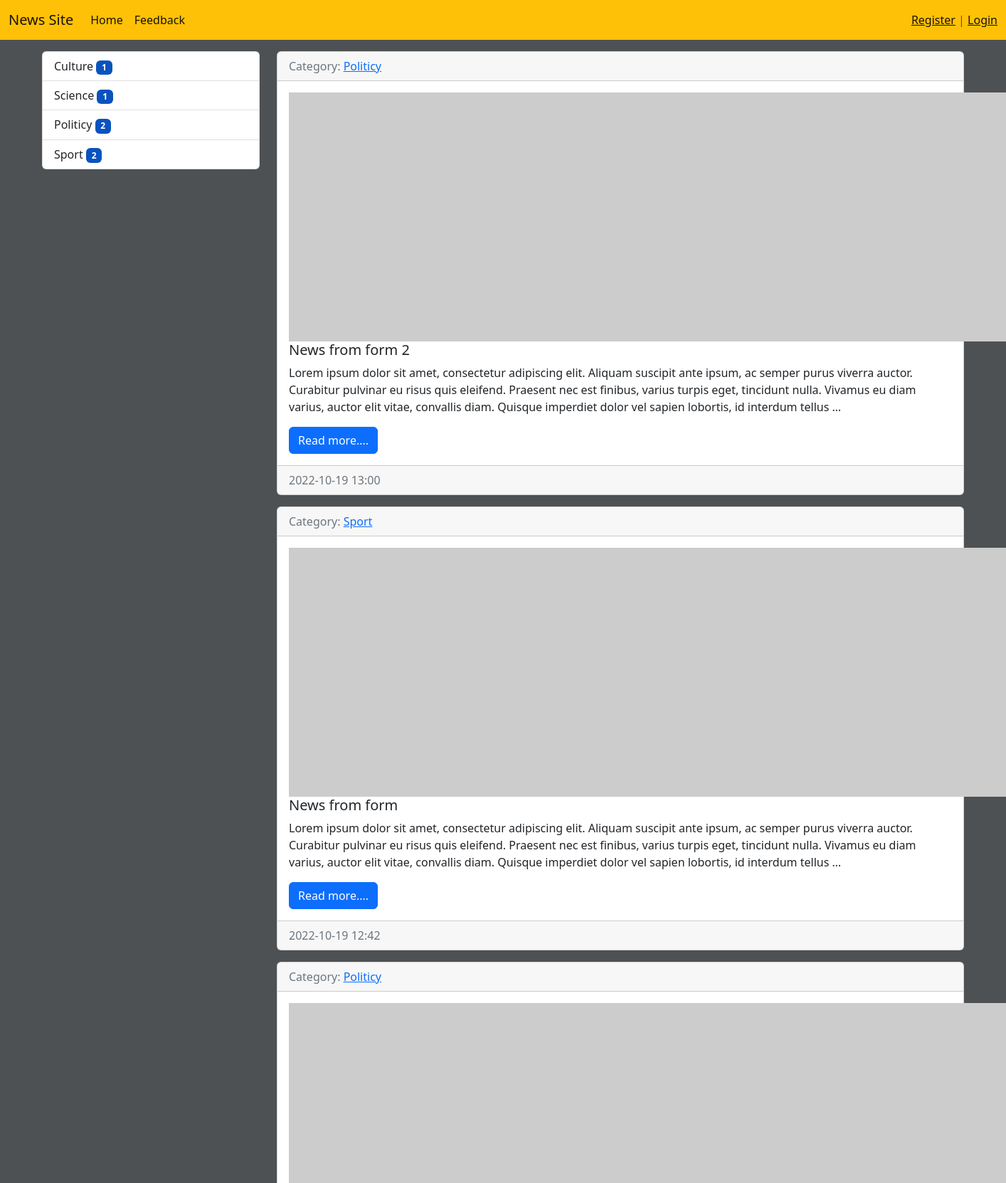
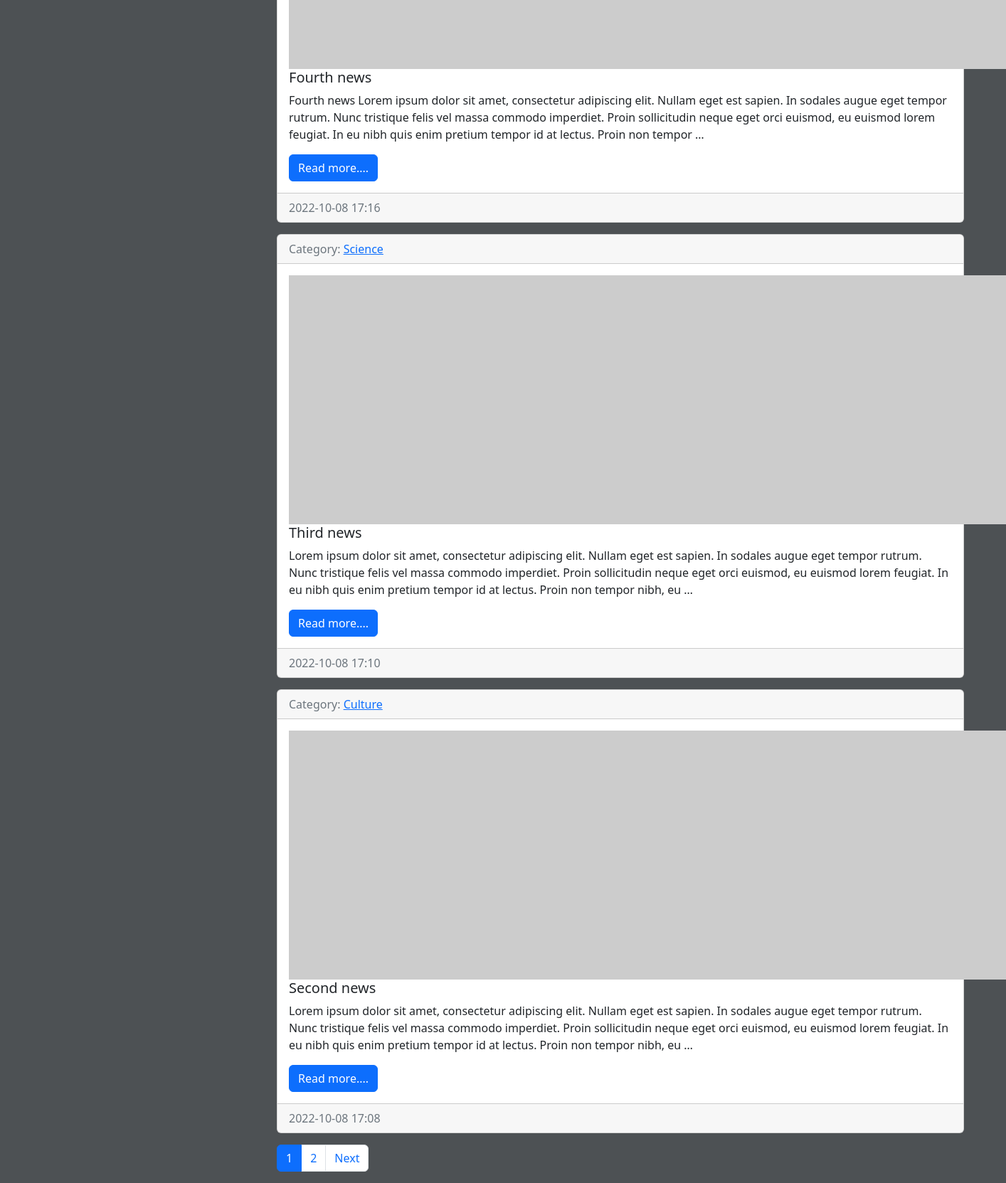
The page / on the database its author committed (2 pictures, top to bottom).
### news/models.py (models this page shows, shortened)
class Category(models.Model):
    title = models.CharField(max_length=150, db_index=True, verbose_name='Category name')
    def get_absolute_url(self):
        return reverse('category', kwargs={'category_id': self.pk})
    def __str__(self):
        return self.title
    class Meta:
        verbose_name = 'Category'
        verbose_name_plural = 'Categories'
        ordering = ['title']

class News(models.Model):
    title = models.CharField(max_length=150)
    content = models.TextField(blank=True)
    created_at = models.DateTimeField(auto_now_add=True)
    updated_at = models.DateTimeField(auto_now=True)
    photo = models.ImageField(upload_to='photos/%Y/%m/%d/', blank=True)
    is_published = models.BooleanField(default=True)
    category = models.ForeignKey('Category', on_delete=models.PROTECT, null=True)
    views = models.IntegerField(default=0)
    def get_absolute_url(self):
        return reverse('view_news', kwargs={'news_id': self.pk})
    class Meta:
        verbose_name = 'News'
        verbose_name_plural = 'News'
        ordering = ['-created_at']

### news/views.py (the view)
# urls.py: path('', HomeNews.as_view(), name='home'),
class HomeNews(ListView):
    paginate_by = 5
    model = News
    template_name = 'news/index.html'
    context_object_name = 'news'
    def get_context_data(self, *, object_list=None, **kwargs):
        context = super().get_context_data(**kwargs)
        context['title'] = 'News List'
        return context
    def get_queryset(self):
        return News.objects.filter(is_published=True).select_related('category')

### news/templatetags/news_tags.py (called while the page is built)
@register.inclusion_tag('news/list_categories.html')
def show_categories():
    categories = Category.objects.annotate(cnt=Count('news', filter=F('news__is_published'))).filter(cnt__gt=0)
    return {'categories': categories}

### news/templates/news/index.html (shortened to what this page needs)
{%extends 'base.html'%}
{%block sidebar%}
{% include 'inc/_sidebar.html'%}
{%endblock%}
{%block content%}
{% for i in news %}
<div class="card mb-3">
    <div class="card-header text-muted">
        Category: <a href="{{i.category.get_absolute_url}}">{{i.category}}</a>
    </div>
    <div class="card-body">
        <div class="media">
            {% if i.photo %}
            <img src="{{i.photo.url}}" alt="Ooooops" width="350" class="mr-3">
            {% else %}
            <img src="https://picsum.photos/id/1060/350/232?blur=2" class="mr-3">
            {% endif %}
            <div class="media-body">
                <h5 class="card-title">{{i.title}}</h5>
                <p class="card-text">{{i.content|safe|linebreaksbr|truncatewords:50}}</p>
                <a href="{{i.get_absolute_url}}" class="btn btn-primary">Read more....</a>
            </div>
        </div>
    </div>
    <div class="card-footer text-muted">
        {{i.created_at|date:"Y-m-d H:i"}}
    </div>
</div>
{% endfor %}
{%endblock%}

### news/templates/news/list_categories.html
<div class="list-group">
    {% for i in categories %}
    <a href="{{i.get_absolute_url}}" class="list-group-item list-group-item-action">
        {{i.title}}
        <span class="badge badge-warning" style="background-color: #0a53be !important;">{{i.cnt}}</span>
    </a>
    {% endfor %}
</div>

### study_site/static/css/style.css (style rules this page uses)
body { background-color: #4d5154; }

### rows shown on the page
Category: title "Culture", cnt "1"
Category: title "Science", cnt "1"
Category: title "Politicy", cnt "2"
Category: title "Sport", cnt "2"
News: category "Politicy", title "News from form 2", content "Lorem ipsum dolor sit amet, consectetur adipiscing elit. Aliquam suscipit ante ipsum, ac semper purus viverra auctor. Curabitur pulvinar eu risus quis eleifend. Praesent nec est finibus, varius turpis eget, tincidunt nulla. Vivamus eu diam varius, auctor elit vitae, convallis diam. Quisque imperdiet dolor vel sapien lobortis, id interdum tellus …", created_at "2022-10-19 13:00"
News: category "Sport", title "News from form", content "Lorem ipsum dolor sit amet, consectetur adipiscing elit. Aliquam suscipit ante ipsum, ac semper purus viverra auctor. Curabitur pulvinar eu risus quis eleifend. Praesent nec est finibus, varius turpis eget, tincidunt nulla. Vivamus eu diam varius, auctor elit vitae, convallis diam. Quisque imperdiet dolor vel sapien lobortis, id interdum tellus …", created_at "2022-10-19 12:42"
News: category "Politicy", title "Fourth news", content "Fourth news Lorem ipsum dolor sit amet, consectetur adipiscing elit. Nullam eget est sapien. In sodales augue eget tempor rutrum. Nunc tristique felis vel massa commodo imperdiet. Proin sollicitudin neque eget orci euismod, eu euismod lorem feugiat. In eu nibh quis enim pretium tempor id at lectus. Proin non tempor …", created_at "2022-10-08 17:16"
News: category "Science", title "Third news", content "Lorem ipsum dolor sit amet, consectetur adipiscing elit. Nullam eget est sapien. In sodales augue eget tempor rutrum. Nunc tristique felis vel massa commodo imperdiet. Proin sollicitudin neque eget orci euismod, eu euismod lorem feugiat. In eu nibh quis enim pretium tempor id at lectus. Proin non tempor nibh, eu …", created_at "2022-10-08 17:10"
News: category "Culture", title "Second news", content "Lorem ipsum dolor sit amet, consectetur adipiscing elit. Nullam eget est sapien. In sodales augue eget tempor rutrum. Nunc tristique felis vel massa commodo imperdiet. Proin sollicitudin neque eget orci euismod, eu euismod lorem feugiat. In eu nibh quis enim pretium tempor id at lectus. Proin non tempor nibh, eu …", created_at "2022-10-08 17:08"

### other values the page prints
{{ i }} "1"
{{ i }} "2"
